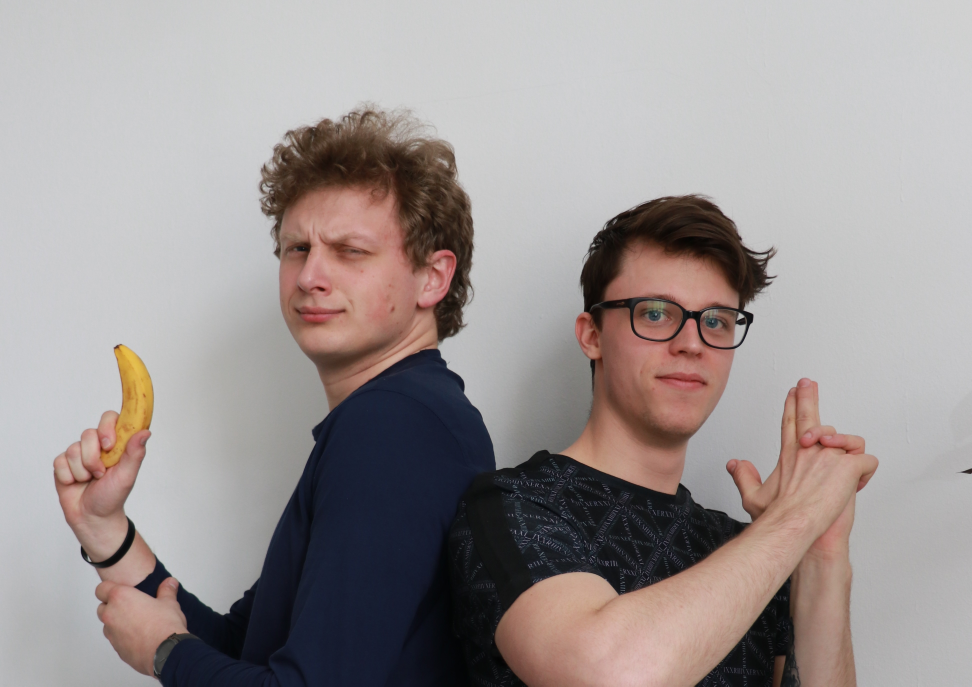
#> input picture utils/face_detection/anonai_skupina1/test_images/IMG_0607.JPG, 3887 x 2745 px (shown at 1/4 size)
$ python -i helper.py   (imports and definitions only)
#> lines starting #> are read from the running program, lines starting #| are printed output that depends on the picture
# coding: utf-8
# YuanYang
import math
import cv2
import numpy as np
import cv2
import numpy as np
from skimage import transform as trans


def face_preprocess(img, bbox=None, landmark=None, **kwargs):
  M = None
  image_size = []
  str_image_size = kwargs.get('image_size', '')
  if len(str_image_size)>0:
    image_size = [int(x) for x in str_image_size.split(',')]
    if len(image_size)==1:
      image_size = [image_size[0], image_size[0]]
    assert len(image_size)==2
    assert image_size[0]==112
    assert image_size[0]==112 or image_size[1]==96
  if landmark is not None:
    assert len(image_size)==2
    src = np.array([
      [30.2946, 51.6963],
      [65.5318, 51.5014],
      [48.0252, 71.7366],
      [33.5493, 92.3655],
      [62.7299, 92.2041] ], dtype=np.float32 )
    if image_size[1]==112:
      src[:,0] += 8.0
    dst = landmark.astype(np.float32)

    tform = trans.SimilarityTransform()
    tform.estimate(dst, src)
    M = tform.params[0:2,:]

  if M is None:
    if bbox is None:
      det = np.zeros(4, dtype=np.int32)
      det[0] = int(img.shape[1]*0.0625)
      det[1] = int(img.shape[0]*0.0625)
      det[2] = img.shape[1] - det[0]
      det[3] = img.shape[0] - det[1]
    else:
      det = bbox
    margin = kwargs.get('margin', 44)
    bb = np.zeros(4, dtype=np.int32)
    bb[0] = np.maximum(det[0]-margin/2, 0)
    bb[1] = np.maximum(det[1]-margin/2, 0)
    bb[2] = np.minimum(det[2]+margin/2, img.shape[1])
    bb[3] = np.minimum(det[3]+margin/2, img.shape[0])
    ret = img[bb[1]:bb[3],bb[0]:bb[2],:]
    if len(image_size)>0:
      ret = cv2.resize(ret, (image_size[1], image_size[0]))
    return ret
  else:
    assert len(image_size)==2
    warped = cv2.warpAffine(img,M,(image_size[1],image_size[0]), borderValue = 0.0)

    return warped


# [158 lines left out: functions nms, adjust_input, generate_bbox, detect_first_stage, not called in this run]

def detect_first_stage_warpper( args ):
    return detect_first_stage(*args)

>>> import cv2
>>> picture = cv2.imread('../test_images/IMG_0607.JPG')
#> picture is the input picture: shape (2745, 3887, 3); mean B, G, R 147.7, 148.7, 156.6
>>> result = face_preprocess(picture)
#> in face_preprocess, `ret = img[bb[1]:bb[3],bb[0]:bb[2],:]`:
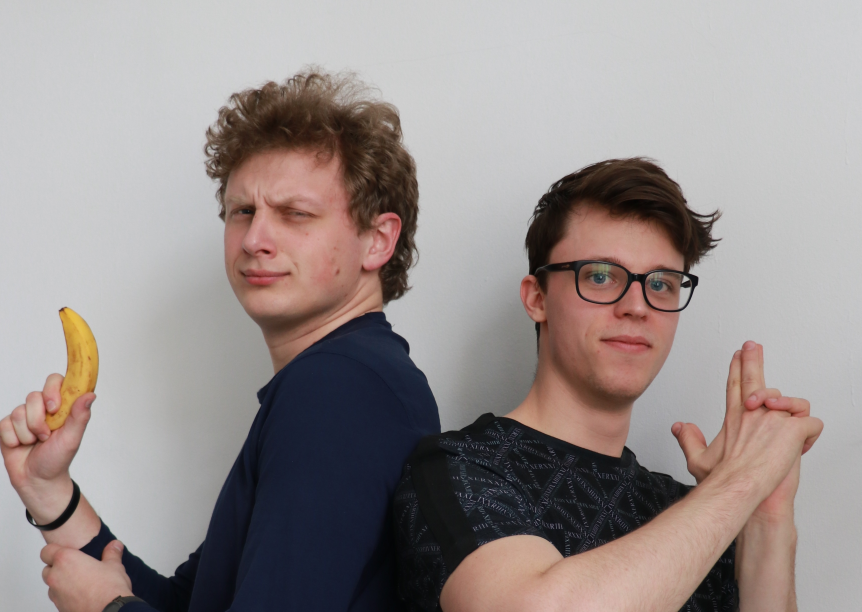
#> ret: shape (2447, 3447, 3) (shown at 1/4 size); mean B, G, R 140.8, 142.5, 152

$ run again, on utils/face_detection/anonai_skupina1/test_images/family.jpg
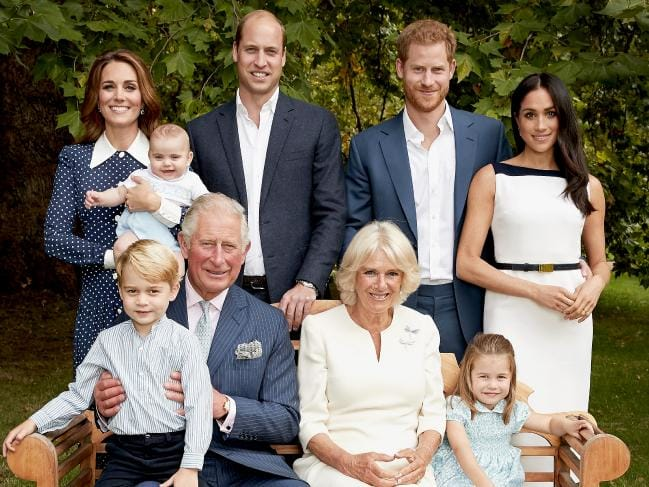
#> input picture utils/face_detection/anonai_skupina1/test_images/family.jpg, 649 x 487 px
#> picture is the input picture: shape (487, 649, 3); mean B, G, R 97.9, 111.5, 119.7
#> in face_preprocess, `ret = img[bb[1]:bb[3],bb[0]:bb[2],:]`:
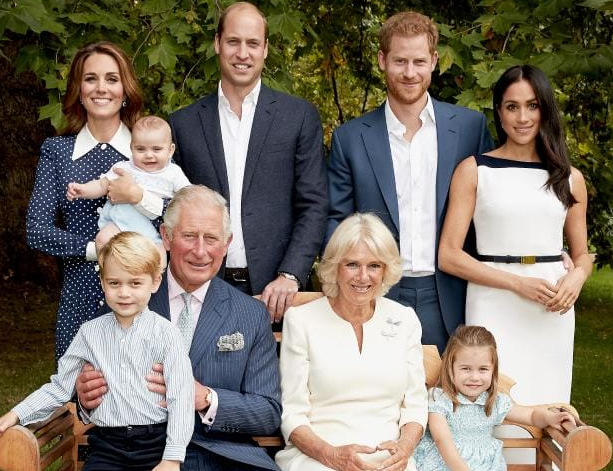
#> ret: shape (471, 613, 3); mean B, G, R 104.1, 116.3, 125

$ run again, on utils/face_detection/anonai_skupina1/test_images/girl1.jpg
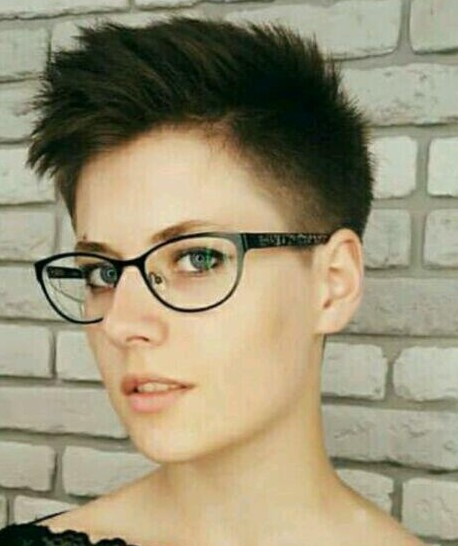
#> input picture utils/face_detection/anonai_skupina1/test_images/girl1.jpg, 458 x 546 px
#> picture is the input picture: shape (546, 458, 3); mean B, G, R 117.1, 145.2, 153.2
#> in face_preprocess, `ret = img[bb[1]:bb[3],bb[0]:bb[2],:]`:
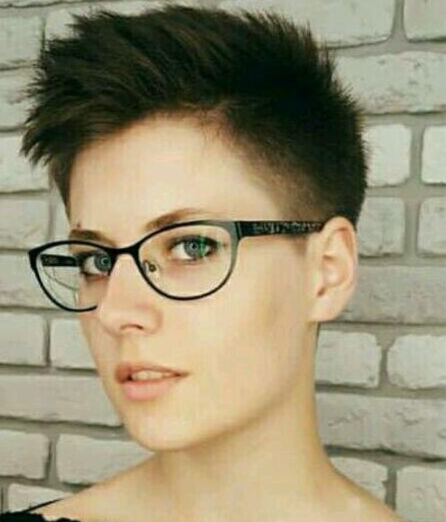
#> ret: shape (522, 446, 3); mean B, G, R 115.6, 144, 152.5
